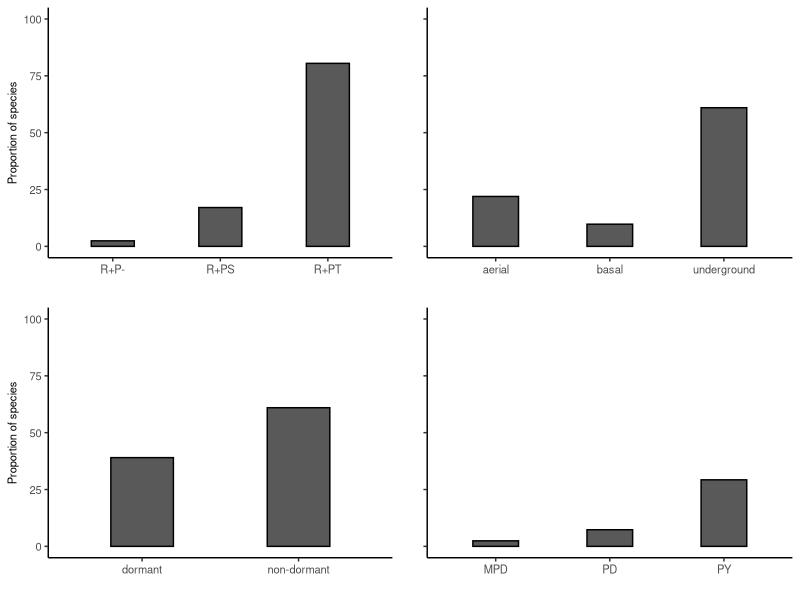
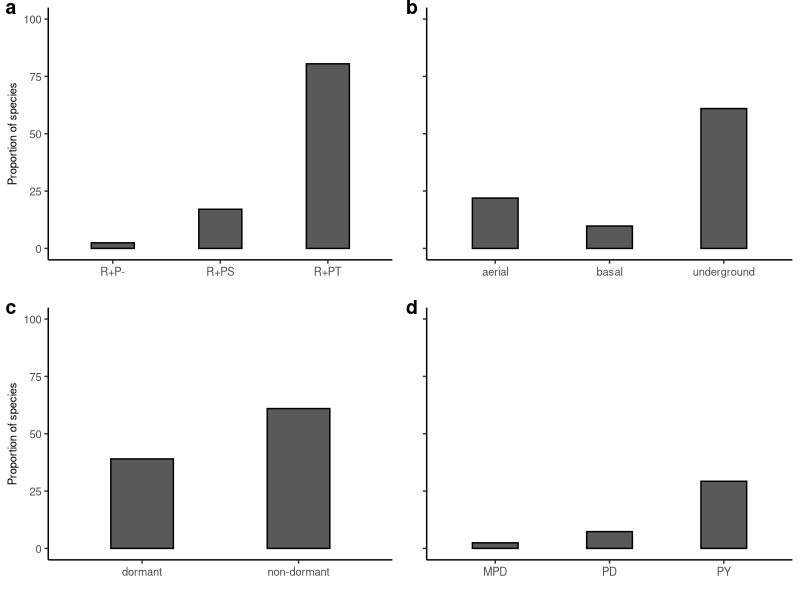
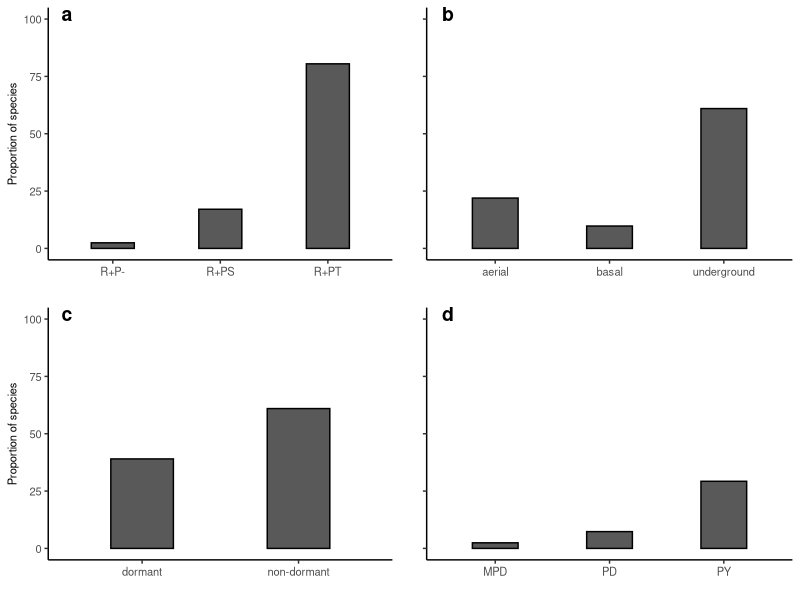

Source code (R) for these figures, in order: (Note: this script raises an error after producing the figures.)
# ============ Figuras (barplots) fev-março-abril 2020 ================
# planilha e figuras atualizadas do paper Seeds - Zupo et al.
#=======================================================================

#pacotes
library(plyr)
library(ggplot2)
library(gridExtra)
library(ggpubr)

## aqui é pra fazer a figura 1 do paper das seeds! fevereiro 2020####
#lendo tables
seeds <- read.csv(file = "data/seeds.csv", sep = ";", dec = ".", header = T)
head(seeds)
class(seeds$estrategia)
class(seeds$prop_ssp)

#separando os dados

strat <- seeds[c(1:3),c(1,3)]
buds <- seeds[c(4:6),c(1,3)]
dorm <- seeds[c(7:8),c(1,3)]
types <- seeds[c(9:11),c(1,3)]
survived <- seeds[c(12:14), c(1,3)]



f1<- ggplot(data=strat, aes(x= estrategia, y=prop_ssp,  width=.4)) + # width faz a barra ficar mais fina (ou grossa)
  geom_bar(stat="identity", position=position_dodge(), colour="black")+

  xlab("") +
  ylab("Proportion of species") +
  scale_y_continuous(limits = c(0, 100),breaks=0:20*25) +
  theme_classic() +
  theme (axis.text = element_text(size = 8), axis.title=element_text(size=8),
         axis.text.x = element_text(size=8),panel.grid.major=element_blank(),   # Pra tirar os grid lines
         panel.grid.minor=element_blank(),panel.border=element_blank()) +
  theme(axis.line.x = element_line(color = 'black', size = 0.5, linetype = 'solid'), ## to write x and y axis again, ja que removi da borda
        axis.line.y = element_line(color='black', size = 0.5, linetype= 'solid'))+
  theme(legend.position="none")


f2<- ggplot(data=buds, aes(x= estrategia, y=prop_ssp,  width=.4)) + # width faz a barra ficar mais fina (ou grossa)
  geom_bar(stat="identity", position=position_dodge(), colour="black")+

  xlab("") +
  ylab("") +
  scale_y_continuous(limits = c(0, 100),breaks=0:20*25) +
  theme_classic() +
  theme (axis.text = element_text(size = 8), axis.title=element_text(size=8),
         axis.text.x = element_text(size=8),axis.text.y = element_blank(), panel.grid.major=element_blank(),   # Pra tirar os grid lines
         panel.grid.minor=element_blank(),panel.border=element_blank()) +
  theme(axis.line.x = element_line(color = 'black', size = 0.5, linetype = 'solid'), ## to write x and y axis again, ja que removi da borda
        axis.line.y = element_line(color='black', size = 0.5, linetype= 'solid'))+
  theme(legend.position="none")

f3<- ggplot(data=dorm, aes(x= estrategia, y=prop_ssp,  width=.4)) + # width faz a barra ficar mais fina (ou grossa)
  geom_bar(stat="identity", position=position_dodge(), colour="black")+

  xlab("") +
  ylab("Proportion of species") +
  scale_y_continuous(limits = c(0, 100),breaks=0:20*25) +
  theme_classic() +
  theme (axis.text = element_text(size = 8), axis.title=element_text(size=8),
         axis.text.x = element_text(size=8),panel.grid.major=element_blank(),   # Pra tirar os grid lines
         panel.grid.minor=element_blank(),panel.border=element_blank()) +
  theme(axis.line.x = element_line(color = 'black', size = 0.5, linetype = 'solid'), ## to write x and y axis again, ja que removi da borda
        axis.line.y = element_line(color='black', size = 0.5, linetype= 'solid'))+
  theme(legend.position="none")

f4<- ggplot(data=types, aes(x= estrategia, y=prop_ssp,  width=.4)) + # width faz a barra ficar mais fina (ou grossa)
  geom_bar(stat="identity", position=position_dodge(), colour="black")+

  xlab("") +
  ylab("") +
  scale_y_continuous(limits = c(0, 100),breaks=0:20*25) +
  theme_classic() +
  theme (axis.text = element_text(size = 8), axis.title=element_text(size=8),
         axis.text.x = element_text(size=8), axis.text.y = element_blank(),panel.grid.major=element_blank(),   # Pra tirar os grid lines
         panel.grid.minor=element_blank(),panel.border=element_blank()) +
  theme(axis.line.x = element_line(color = 'black', size = 0.5, linetype = 'solid'), ## to write x and y axis again, ja que removi da borda
        axis.line.y = element_line(color='black', size = 0.5, linetype= 'solid'))+
  theme(legend.position="none")


#salvando todos os graphs em uma figura


png("figs/figura02b.png", res = 300, width = 2400, height = 1200)
grid.arrange(f1, f2, f3, f4, ncol=2)
dev.off()

#para adicionar labels dentro do plot usando vjust and hjust:

png("figs/figura01.png", res = 300, width = 2400, height = 1200)
ggarrange(f1, f2, f3, f4,
          labels = c("a", "b", "c", "d"),vjust =  1.0, hjust = -0.5,
          ncol = 2, nrow = 2)
dev.off()

#agora usando label.x e label.y:
# que é melhor que vjust and hjust - dá pra ajustar cada label onde vc quer!

png("figs/figura03.png", res = 300, width = 2000, height = 1200)
ggarrange(f1, f2, f3, f4,
          labels = c("a", "b", "c", "d"),label.x = c(0.14, 0.09, 0.14, 0.09),
          label.y = 1, ncol = 2, nrow = 2)
dev.off()


## agora pra fazer a figura 2####
#essa figura é a antiga fig 3 e 5 juntas. stacked barplots
# pra isso tenho que fazer 2 dataframes

#primeiro dataframe
buds<-c("Aunderground", "Aunderground", "Aunderground", "Baerial", "Baerial", "Baerial", "Cbasal", "Cbasal","Cbasal")
buds1 <- as.factor(buds)

strats<-c("R+PT", "R+PS", "R+P-","R+PT", "R+PS", "R+P-","R+PT", "R+PS", "R+P-" )
strat1 <-as.factor(strats)

values <- c('0.8', "0.16", "0.04", "0.89", "0.11", "0", "0.75","0.25", "0")
value1 <-as.numeric(values)
value1 <- value1*100
datax <- data.frame(buds1, strat1, value1)

#segundo dataframe
dorm <- c("dormant", "dormant", "dormant", "non-dormant", "non-dormant", "non-dormant")
dorm1 <- as.factor(dorm)

strats2<-c("R+PT", "R+PS", "R+P-","R+PT", "R+PS", "R+P-")
strat2 <-as.factor(strats2)

val <- c("0.56", "0.43", "0", "0.96", "0", "0.04")
val1 <- as.numeric(val)
val1 <- val1*100

datay <- data.frame(dorm1, strat2, val1)

#as figuras:

g1 <-ggplot(data=datax, aes(x=buds1, y=value1, fill = strat1,  width=.5)) + # width faz a barra ficar mais fina (ou grossa)
  geom_bar(position="stack", stat="identity")+
  scale_fill_manual(values=c('#CCCCCC','#666666', '#333333'))+
  scale_x_discrete(limits=c("Aunderground","Baerial", "Cbasal" ),
                   labels=c("underground","aerial", "basal" ))+
  xlab("") +
  ylab("Proportion of species") +
  theme_classic() +
  theme (axis.text = element_text(size = 7), axis.title=element_text(size=8),
         axis.text.x=element_text(size=8),
         panel.grid.major=element_blank(),
         panel.grid.minor=element_blank(), panel.border=element_blank()) +
  theme(axis.line.x = element_line(color="black", size = 0), ## to write x and y axis again, ja que removi da borda
        axis.line.y = element_line(color="black", size = 0))+
  theme(legend.position="bottom")
g1<- g1+labs(fill ="")

g2 <-ggplot(data=datay, aes(x=dorm1, y=val1, fill = strat2,  width=.5)) + # width faz a barra ficar mais fina (ou grossa)
  geom_bar(position="stack", stat="identity")+
  scale_fill_manual(values=c('#CCCCCC','#666666', '#333333'))+
  xlab("") +
  ylab("") +
  theme_classic() +
  theme (axis.text = element_text(size = 7), axis.title=element_text(size=8),
         axis.text.x=element_text(size=8),axis.text.y = element_blank(),
         panel.grid.major=element_blank(),
         panel.grid.minor=element_blank(), panel.border=element_blank()) +
  theme(axis.line.x = element_line(color="black", size = 0), ## to write x and y axis again, ja que removi da borda
        axis.line.y = element_line(color="black", size = 0))+
  theme(legend.position="bottom")
g2<-g2+ labs(fill ="")

#e se quiser colocar a legenda?
#https://stackoverflow.com/questions/43220862/how-can-i-move-the-legend-position-with-grid-arrange

#abaixo temos uma opçao de como pegar a legenda de qq ggplot, mas nao precisei usar nesse caso
#primeiro:
#library(gridExtra)
#get_legend<-function(myggplot){
 # tmp <- ggplot_gtable(ggplot_build(myggplot))
  #leg <- which(sapply(tmp$grobs, function(x) x$name) == "guide-box")
  #legend <- tmp$grobs[[leg]]
  #return(legend)
#}

#then get legends from any of the plots
#legend <- g_legend(g2)
#

#para usar labels dentro do plot - usando label.x e label.y
library(ggpubr)

#primeira fig sem a legenda
png("figs/figura04.png", res = 300, width = 2000, height = 800)
ggarrange(g1, g3,
          labels = c("a", "b"),label.x = c(0.14, 0.09), ncol=2, nrow=1)
dev.off()

#segunda fig com a legenda!
png("figs/figura04B.png", res = 300, width = 2000, height = 800)
ggarrange(g1, g2, labels = c("a", "b"),label.x = c(0.14, 0.09),
common.legend = TRUE, legend = "bottom")
dev.off()


# agora a ultima figura####

survived
g4<- ggplot(data=survived, aes(x= estrategia, y=prop_ssp,  width=.5)) + # width faz a barra ficar mais fina (ou grossa)
  geom_bar(stat="identity", position=position_dodge(), colour="black")+

  xlab("") +
  ylab("Proportion of species") +
  scale_y_continuous(limits = c(0, 100),breaks=0:20*25) +
  theme_classic() +
  theme (axis.text = element_text(size = 8), axis.title=element_text(size=8),
         axis.text.x = element_text(size=8), axis.text.y = element_text(size=8), panel.grid.major=element_blank(),   # Pra tirar os grid lines
         panel.grid.minor=element_blank(),panel.border=element_blank()) +
  theme(axis.line.x = element_line(color = 'black', size = 0.5, linetype = 'solid'), ## to write x and y axis again, ja que removi da borda
        axis.line.y = element_line(color='black', size = 0.5, linetype= 'solid'))+
  theme(legend.position="none")

png("figs/figura05.png", res = 300, width = 1200, height = 1000)
grid.arrange(g4)
dev.off()

#agora a ultima figura como stacked barplot####
#primeiro dataframe

exp<-c("100-1 min", "100-1 min", "100-1 min", "100-3 min", "100-3 min", "100-3 min", "200-1 min", "200-1 min","200-1 min")
exp1 <- as.factor(exp)

strats<-c("Stimulated", "Tolerated", "Decreased","Stimulated", "Tolerated", "Decreased","Stimulated", "Tolerated", "Decreased" )
strat2 <-as.factor(strats)

values <- c('0.02', "0.95", "0.02", "0.14", "0.77", "0.09", "0.12","0.34", "0.54")
value2 <-as.numeric(values)
valuex <- value2*100
data2 <- data.frame(exp1, strat2, valuex)


#a figura:

g5 <-ggplot(data=data2, aes(x=exp1, y=valuex, fill = strat2,  width=.5)) + # width faz a barra ficar mais fina (ou grossa)
  geom_bar(position="stack", stat="identity")+
  scale_fill_manual(values=c('#CCCCCC','#666666', '#333333'))+
  scale_x_discrete(limits=c("100-1 min","100-3 min", "200-1 min" ),
                   labels=c("100 - 1 min","100 - 3 min", "200 - 1 min" ))+
    xlab("") +
  ylab("Proportion of species") +
  theme_classic() +
  theme (axis.text = element_text(size = 7), axis.title=element_text(size=8),
         axis.text.x=element_text(size=8),
         panel.grid.major=element_blank(),
         panel.grid.minor=element_blank(), panel.border=element_blank()) +
  theme(axis.line.x = element_line(color="black", size = 0), ## to write x and y axis again, ja que removi da borda
        axis.line.y = element_line(color="black", size = 0))+
  theme(legend.position="bottom", legend.text = element_text(size =9), legend.key.size = unit(0.35, "cm"))
g5<- g5+labs(fill ="")

png("figs/figura05B.png", res = 300, width = 1200, height = 1000)
ggarrange(g5,
          common.legend = TRUE, legend = "bottom")
dev.off()
